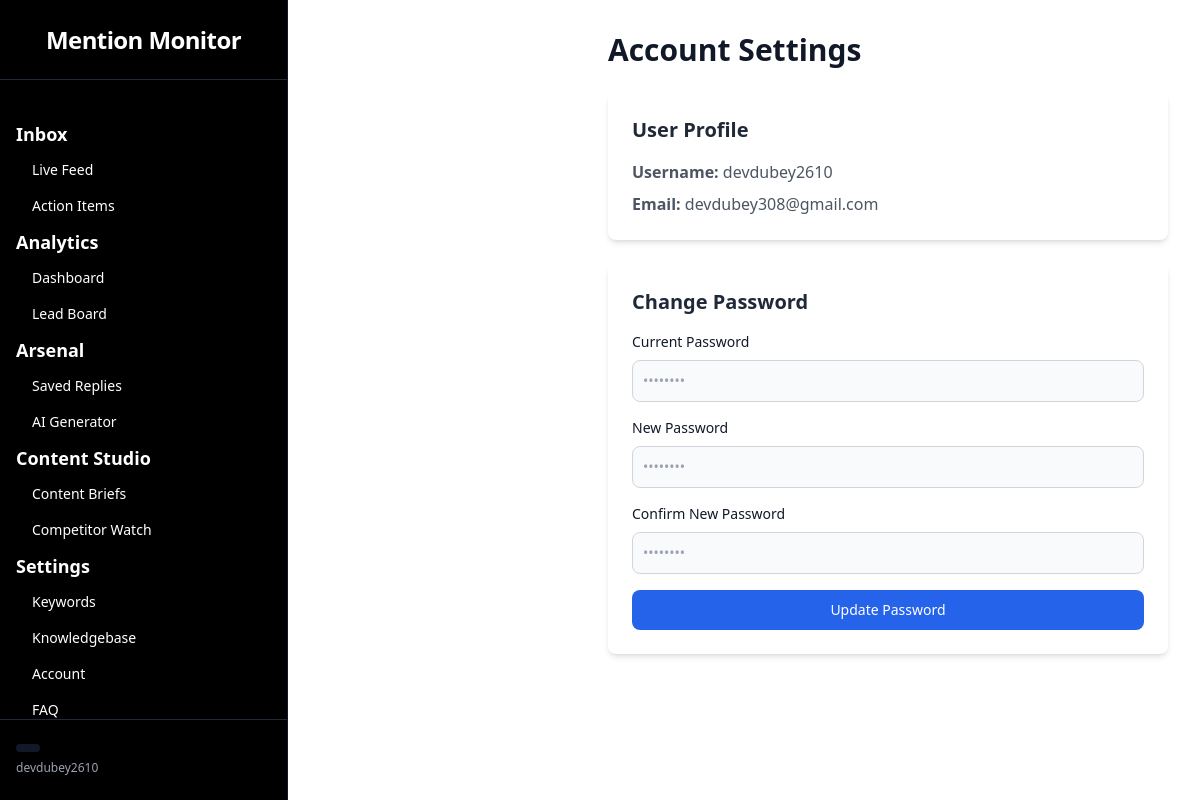
Before: /settings (signed in) with the older database file.
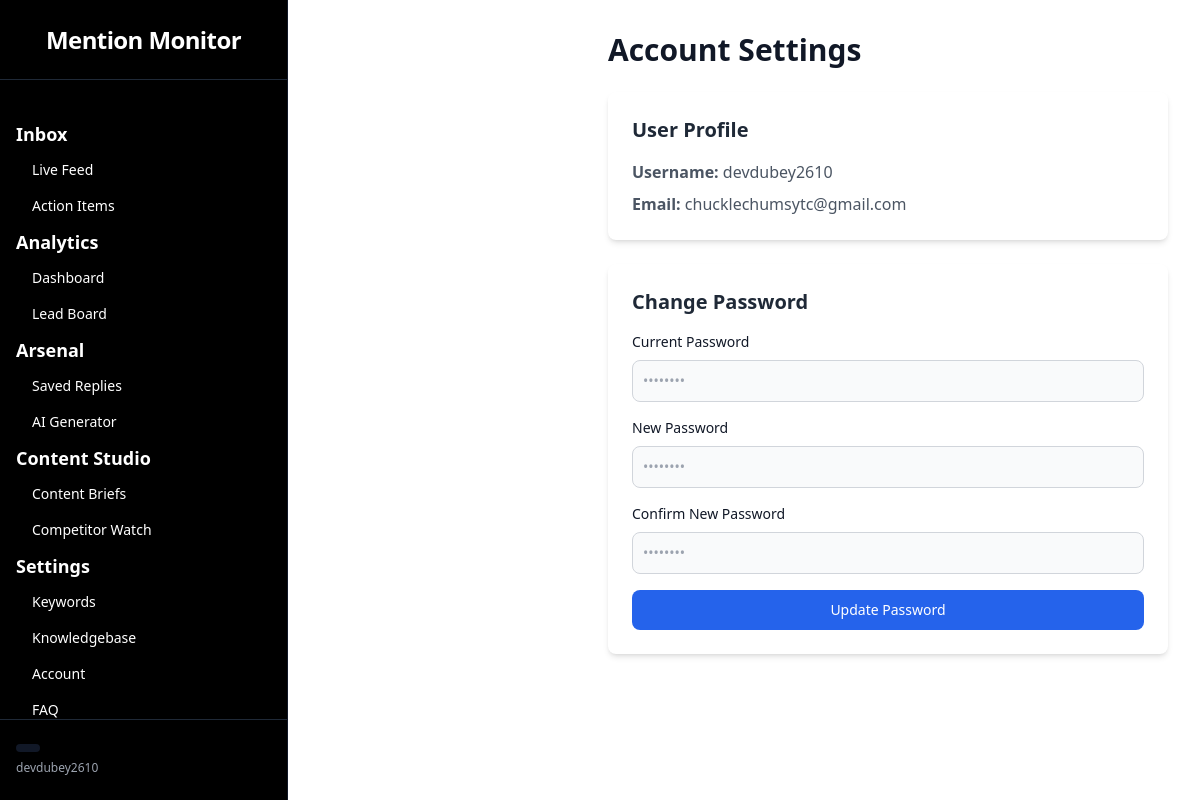
After: the same page with the newer database file.
### app.py (models this page shows)
class User(db.Model):
    __tablename__ = 'user'
    id = db.Column(db.Integer, primary_key=True)
    username = db.Column(db.String(80), unique=True, nullable=False)
    email = db.Column(db.String(120), unique=True, nullable=False)
    password = db.Column(db.String(128), nullable=False)

### app.py (the view, shortened to what this page needs)
@app.route('/settings', methods=['GET', 'POST'])
@login_required
def settings():
    user_id = session['user_id']
    user = db.session.get(User, user_id)
    return render_template('settings.html', user=user)

### app.py (called while the page is built)
def login_required(f):
    @functools.wraps(f)
    def decorated_function(*args, **kwargs):
        if 'user_id' not in session:
            return redirect(url_for('login'))
        return f(*args, **kwargs)
    return decorated_function

### templates/settings.html
{% extends "dashboard_layout.html" %}
{% block dashboard_content %}
<div class="min-h-screen">
    <main class="p-4 md:p-8">
        <div class="max-w-4xl mx-auto">
            <h1 class="text-3xl font-bold text-gray-900 dark:text-white mb-6">Account Settings</h1>
            <div class="bg-white rounded-lg shadow-md p-6 mb-6 dark:bg-gray-800">
                <h2 class="text-xl font-semibold text-gray-800 dark:text-white mb-4">User Profile</h2>
                <div class="space-y-2">
                    <p class="text-gray-600 dark:text-gray-300"><strong>Username:</strong> {{ user.username }}</p>
                    <p class="text-gray-600 dark:text-gray-300"><strong>Email:</strong> {{ user.email }}</p>
                </div>
            </div>
            <div class="bg-white rounded-lg shadow-md p-6 dark:bg-gray-800">
                <h2 class="text-xl font-semibold text-gray-800 dark:text-white mb-4">Change Password</h2>
                <form method="POST">
                    <div class="space-y-4">
                        <div>
                            <label for="current_password" class="block mb-2 text-sm font-medium text-gray-900 dark:text-white">Current Password</label>
                            <input type="password" name="current_password" id="current_password" class="bg-gray-50 border border-gray-300 text-gray-900 sm:text-sm rounded-lg focus:ring-blue-500 focus:border-blue-500 block w-full p-2.5 dark:bg-gray-700 dark:border-gray-600 dark:placeholder-gray-400 dark:text-white" placeholder="••••••••" required="">
                        </div>
                        <div>
                            <label for="new_password" class="block mb-2 text-sm font-medium text-gray-900 dark:text-white">New Password</label>
                            <input type="password" name="new_password" id="new_password" class="bg-gray-50 border border-gray-300 text-gray-900 sm:text-sm rounded-lg focus:ring-blue-500 focus:border-blue-500 block w-full p-2.5 dark:bg-gray-700 dark:border-gray-600 dark:placeholder-gray-400 dark:text-white" placeholder="••••••••" required="">
                        </div>
                        <div>
                            <label for="confirm_password" class="block mb-2 text-sm font-medium text-gray-900 dark:text-white">Confirm New Password</label>
                            <input type="password" name="confirm_password" id="confirm_password" class="bg-gray-50 border border-gray-300 text-gray-900 sm:text-sm rounded-lg focus:ring-blue-500 focus:border-blue-500 block w-full p-2.5 dark:bg-gray-700 dark:border-gray-600 dark:placeholder-gray-400 dark:text-white" placeholder="••••••••" required="">
                        </div>
                        <button type="submit" class="w-full text-white bg-blue-600 hover:bg-blue-700 focus:ring-4 focus:outline-none focus:ring-blue-300 font-medium rounded-lg text-sm px-5 py-2.5 text-center dark:bg-blue-600 dark:hover:bg-blue-700 dark:focus:ring-blue-800">Update Password</button>
                    </div>
                </form>
            </div>
        </div>
    </main>
</div>
{% endblock %}

### templates/dashboard_layout.html
{% extends "base.html" %}
{% block content %}
<div class="flex min-h-screen bg-white">
  <aside class="w-72 h-screen bg-black text-white flex flex-col border-r border-gray-900 fixed md:relative z-40">
    <div class="flex items-center justify-center h-20 border-b border-gray-800">
      <span class="text-2xl font-bold tracking-tight">Mention Monitor</span>
    </div>
    <nav class="flex-1 px-4 py-6 overflow-y-auto">
      <ul class="space-y-2">
        <li class="mt-4 mb-2 text-lg font-bold">Inbox</li>
        <li class="ml-2"><a href="{{ url_for('reddit_monitor') }}" class="block px-2 py-1 rounded hover:bg-gray-700 text-sm">Live Feed</a></li>
  <li class="ml-2"><a href="{{ url_for('action_items') }}" class="block px-2 py-1 rounded hover:bg-gray-700 text-sm">Action Items</a></li>
        <li class="mt-6 mb-2 text-lg font-bold">Analytics</li>
        <li class="ml-2"><a href="{{ url_for('reddit_share_of_voice') }}" class="block px-2 py-1 rounded hover:bg-gray-700 text-sm">Dashboard</a></li>
  <li class="ml-2"><a href="{{ url_for('lead_board') }}" class="block px-2 py-1 rounded hover:bg-gray-700 text-sm">Lead Board</a></li>
        <li class="mt-6 mb-2 text-lg font-bold">Arsenal</li>
        <li class="ml-2"><a href="{{ url_for('reddit_ai_agent') }}" class="block px-2 py-1 rounded hover:bg-gray-700 text-sm">Saved Replies</a></li>
  <li class="ml-2"><a href="{{ url_for('ai_generator') }}" class="block px-2 py-1 rounded hover:bg-gray-700 text-sm">AI Generator</a></li>
        <li class="mt-6 mb-2 text-lg font-bold">Content Studio</li>
        <li class="ml-2"><a href="#" class="block px-2 py-1 rounded hover:bg-gray-700 text-sm">Content Briefs</a></li>
  <li class="ml-2"><a href="{{ url_for('competitor_watch') }}" class="block px-2 py-1 rounded hover:bg-gray-700 text-sm">Competitor Watch</a></li>
        <li class="mt-6 mb-2 text-lg font-bold">Settings</li>
        <li class="ml-2"><a href="{{ url_for('reddit_keywords') }}" class="block px-2 py-1 rounded hover:bg-gray-700 text-sm">Keywords</a></li>
        <li class="ml-2"><a href="{{ url_for('knowledgebase') }}" class="block px-2 py-1 rounded hover:bg-gray-700 text-sm">Knowledgebase</a></li>
        <li class="ml-2"><a href="{{ url_for('settings') }}" class="block px-2 py-1 rounded hover:bg-gray-700 text-sm">Account</a></li>
        <li class="ml-2"><a href="#" class="block px-2 py-1 rounded hover:bg-gray-700 text-sm">FAQ</a></li>
      </ul>
    </nav>
    <div class="mt-auto px-4 py-6 border-t border-gray-800">
      <div class="flex items-center justify-between">
        <span class="text-sm font-semibold bg-gray-900 px-3 py-1 rounded text-white">{{ user.plan|capitalize }}</span>
      </div>
      <div class="mt-2 text-xs text-gray-400">{{ user.username }}</div>
    </div>
  </aside>
  <main class="flex-1 ml-72">
    {% block dashboard_content %}{% endblock %}
  </main>
</div>
{% endblock %}

Changed rows visible on the page:
changed User "devdubey2610": email "devdubey308@gmail.com" → "chucklechumsytc@gmail.com"
